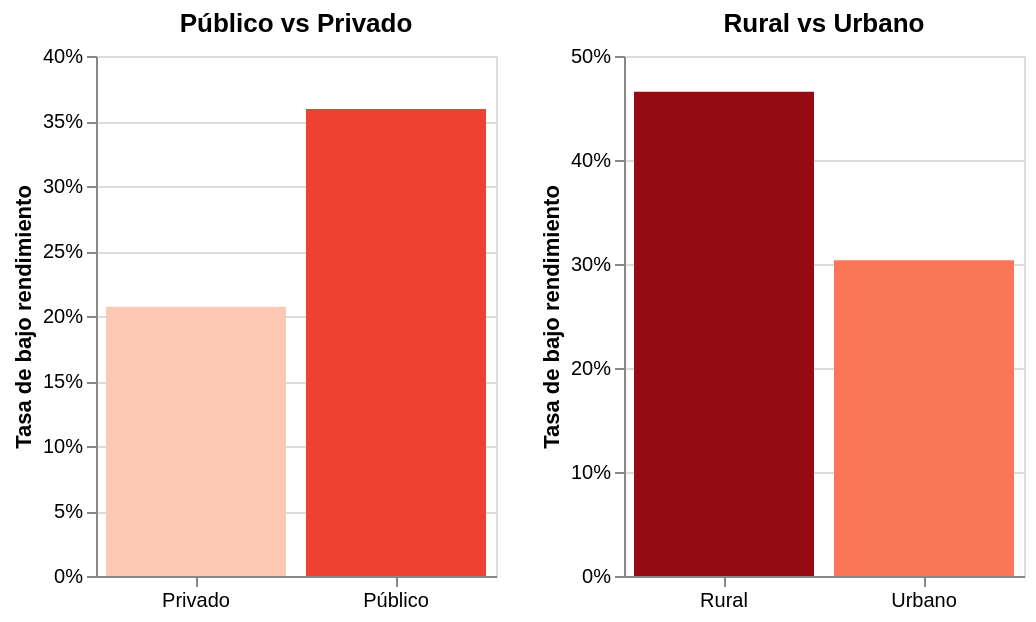

Source (notebook cell):
### Code cell
# Naturaleza del colegio y zona vs tasa de riesgo.
# El P1 mostró que privado > público en puntaje, y que la brecha rural-urbana no es uniforme

def tasa_por_binaria(col, label_0, label_1):
    tmp = (
        df_model.dropna(subset=[col])
        .groupby(col)[TARGET].mean()
        .reset_index()
        .rename(columns={col: 'valor', TARGET: 'tasa_riesgo'})
    )
    tmp['etiqueta'] = tmp['valor'].map({0.0: label_0, 1.0: label_1})
    return tmp

df_priv = tasa_por_binaria('es_privado', 'Público', 'Privado')
df_urb  = tasa_por_binaria('es_urbano', 'Rural', 'Urbano')

def bar_binaria(data, titulo):
    return alt.Chart(data).mark_bar().encode(
        x=alt.X('etiqueta:N', title='', axis=alt.Axis(labelAngle=0)),
        y=alt.Y('tasa_riesgo:Q', title='Tasa de bajo rendimiento', axis=alt.Axis(format='%')),
        color=alt.Color('tasa_riesgo:Q', scale=alt.Scale(scheme='reds'), legend=None)
    ).properties(width=200, height=260, title=titulo)

(bar_binaria(df_priv, 'Público vs Privado') | bar_binaria(df_urb, 'Rural vs Urbano'))

### Figure 1 — Vega specification as saved in the notebook (floating-point values rounded to 4 significant figures)
{"$schema": "https://vega.github.io/schema/vega/v6.json", "data": [{"name": "source_0", "values": [{"etiqueta": "Público", "tasa_riesgo": 0.3592, "tasa_riesgo_end": 0.3592, "tasa_riesgo_start": 0.0}, {"etiqueta": "Privado", "tasa_riesgo": 0.2072, "tasa_riesgo_end": 0.2072, "tasa_riesgo_start": 0.0}]}, {"name": "source_1", "values": [{"etiqueta": "Rural", "tasa_riesgo": 0.4656, "tasa_riesgo_end": 0.4656, "tasa_riesgo_start": 0.0}, {"etiqueta": "Urbano", "tasa_riesgo": 0.3037, "tasa_riesgo_end": 0.3037, "tasa_riesgo_start": 0.0}]}, {"name": "source_0_concat_0_x_domain_etiqueta", "values": [{"etiqueta": "Público"}, {"etiqueta": "Privado"}]}, {"name": "source_1_concat_1_x_domain_etiqueta", "values": [{"etiqueta": "Rural"}, {"etiqueta": "Urbano"}]}], "signals": [{"name": "childWidth", "value": 200}], "marks": [{"type": "group", "name": "concat_0_group", "encode": {"update": {"width": {"signal": "childWidth"}, "height": {"signal": "height"}}}, "marks": [{"type": "rect", "name": "concat_0_marks", "from": {"data": "source_0"}, "encode": {"update": {"fill": {"field": "tasa_riesgo", "scale": "color"}, "width": {"signal": "max(0.25, bandwidth('concat_0_x'))"}, "y2": {"field": "tasa_riesgo_start", "scale": "concat_0_y"}, "y": {"field": "tasa_riesgo_end", "scale": "concat_0_y"}, "x": {"field": "etiqueta", "scale": "concat_0_x"}}}, "style": ["bar"]}], "axes": [{"scale": "concat_0_y", "orient": "left", "tickCount": {"signal": "ceil(height/40)"}, "labels": false, "maxExtent": 0, "gridScale": "concat_0_x", "domain": false, "ticks": false, "zindex": 0, "minExtent": 0, "aria": false, "grid": true}, {"scale": "concat_0_x", "labelBaseline": "top", "labelAngle": 0, "zindex": 0, "orient": "bottom", "grid": false}, {"scale": "concat_0_y", "zindex": 0, "tickCount": {"signal": "ceil(height/40)"}, "grid": false, "labelOverlap": true, "format": "%", "title": "Tasa de bajo rendimiento", "orient": "left"}], "title": {"text": "Público vs Privado", "frame": "group"}, "style": "cell"}, {"type": "group", "name": "concat_1_group", "encode": {"update": {"height": {"signal": "height"}, "width": {"signal": "childWidth"}}}, "marks": [{"type": "rect", "name": "concat_1_marks", "from": {"data": "source_1"}, "encode": {"update": {"y2": {"field": "tasa_riesgo_start", "scale": "concat_1_y"}, "fill": {"field": "tasa_riesgo", "scale": "color"}, "x": {"field": "etiqueta", "scale": "concat_1_x"}, "width": {"signal": "max(0.25, bandwidth('concat_1_x'))"}, "y": {"field": "tasa_riesgo_end", "scale": "concat_1_y"}}}, "style": ["bar"]}], "axes": [{"scale": "concat_1_y", "gridScale": "concat_1_x", "minExtent": 0, "domain": false, "zindex": 0, "ticks": false, "grid": true, "orient": "left", "aria": false, "labels": false, "tickCount": {"signal": "ceil(height/40)"}, "maxExtent": 0}, {"scale": "concat_1_x", "labelBaseline": "top", "orient": "bottom", "zindex": 0, "labelAngle": 0, "grid": false}, {"scale": "concat_1_y", "tickCount": {"signal": "ceil(height/40)"}, "grid": false, "title": "Tasa de bajo rendimiento", "zindex": 0, "orient": "left", "format": "%", "labelOverlap": true}], "title": {"text": "Rural vs Urbano", "frame": "group"}, "style": "cell"}], "scales": [{"name": "color", "type": "linear", "domain": {"fields": [{"data": "source_0", "field": "tasa_riesgo"}, {"data": "source_1", "field": "tasa_riesgo"}]}, "range": {"scheme": "reds"}, "interpolate": "hcl", "zero": false}, {"name": "concat_0_x", "type": "band", "domain": {"data": "source_0_concat_0_x_domain_etiqueta", "field": "etiqueta", "sort": true}, "range": [0, {"signal": "childWidth"}], "paddingInner": 0.1, "paddingOuter": 0.05}, {"name": "concat_0_y", "type": "linear", "domain": {"data": "source_0", "fields": ["tasa_riesgo_start", "tasa_riesgo_end"]}, "range": [{"signal": "height"}, 0], "nice": true, "zero": true}, {"name": "concat_1_x", "type": "band", "domain": {"data": "source_1_concat_1_x_domain_etiqueta", "field": "etiqueta", "sort": true}, "range": [0, {"signal": "childWidth"}], "paddingInner": 0.1, "paddingOuter": 0.05}, {"name": "concat_1_y", "type": "linear", "domain": {"data": "source_1", "fields": ["tasa_riesgo_start", "tasa_riesgo_end"]}, "range": [{"signal": "height"}, 0], "nice": true, "zero": true}], "background": "white", "padding": 5, "layout": {"padding": 20, "bounds": "full", "align": "each"}, "height": 260}
